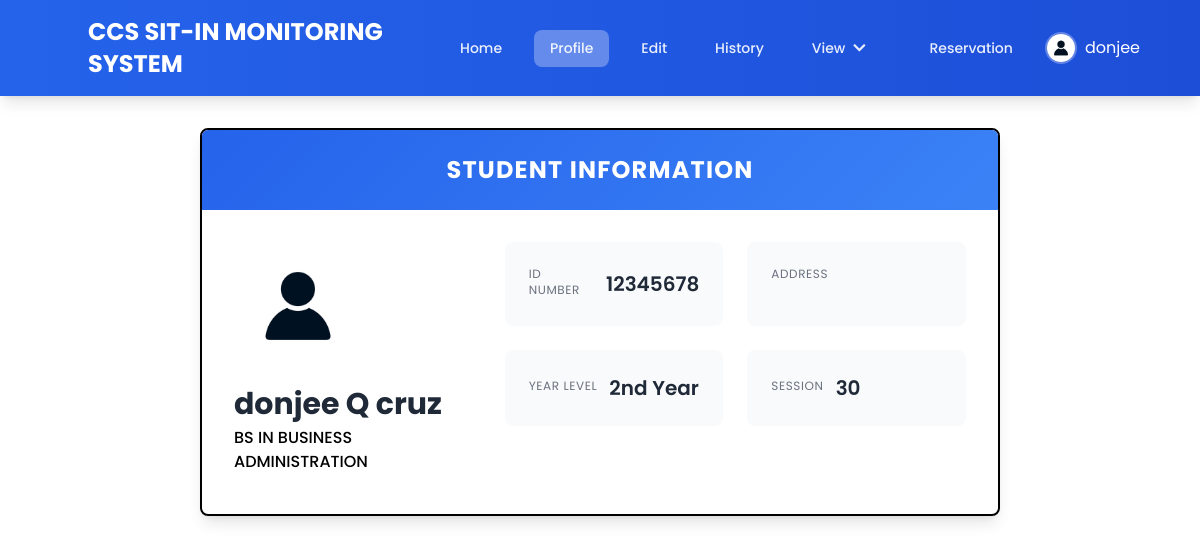
Screenshot of /user/profile.php (signed in) with the database file from the repository.
### tables this page shows
CREATE TABLE `users` (
  `STUD_NUM` int(11) NOT NULL,
  `IDNO` int(11) NOT NULL,
  `LAST_NAME` varchar(30) NOT NULL,
  `FIRST_NAME` varchar(30) NOT NULL,
  `MID_NAME` varchar(30) NOT NULL,
  `COURSE` enum('BS IN ACCOUNTANCY','BS IN BUSINESS ADMINISTRATION','BS IN CRIMINOLOGY','BS IN CUSTOMS ADMINISTRATION','BS IN INFORMATION TECHNOLOGY','BS IN COMPUTER SCIENCE','BS IN OFFICE ADMINISTRATION','BS IN SOCIAL WORK','BACHELOR OF SECONDARY EDUCATION','BACHELOR OF ELEMENTARY EDUCATION') NOT NULL,
  `YEAR_LEVEL` enum('1st Year','2nd Year','3rd Year','4th Year') NOT NULL,
  `USER_NAME` varchar(30) NOT NULL,
  `PASSWORD_HASH` varchar(255) NOT NULL,
  `UPLOAD_IMAGE` longblob DEFAULT NULL,
  `EMAIL` varchar(30) NOT NULL,
  `ADDRESS` varchar(255) NOT NULL,
  `SESSION` int(11) NOT NULL DEFAULT 30,
  `POINTS` int(5) NOT NULL,
  `TOTAL_POINTS` int(11) NOT NULL DEFAULT 0
);

### user/profile.php (the view, shortened to what this page needs)
<?php
require '../db.php';
$userId = isset($_SESSION['user_id']) ? $_SESSION['user_id'] : null;
$firstName = isset($_SESSION['first_name']) ? $_SESSION['first_name'] : 'Guest';
if ($userId) {
    $stmt = $conn->prepare("SELECT IDNO, LAST_NAME, FIRST_NAME, MID_NAME, COURSE, YEAR_LEVEL, EMAIL, ADDRESS, UPLOAD_IMAGE, SESSION FROM users WHERE STUD_NUM = ?");
    $stmt->bind_param("i", $userId);
    $stmt->execute();
    $stmt->bind_result($idNo, $lastName, $dbFirstName, $midName, $course, $yearLevel, $email, $address, $userImage, $session);
    $profileImage = !empty($userImage) ? '../images/' . $userImage : "../images/image.jpg";
    $fullName = trim("$dbFirstName $midName $lastName");
}
?>
<!DOCTYPE html>
<html lang="en">
<head>
    <link rel="stylesheet" href="https://cdnjs.cloudflare.com/ajax/libs/font-awesome/5.15.4/css/all.min.css">
    <script src="https://cdn.tailwindcss.com"></script>
</head>
<body class="bg-gradient-to-br min-h-screen font-poppins" style="background: linear-gradient(135deg, #2563eb 0%, #3b82f6 100%)">
    <header class="bg-gradient-to-r from-blue-600 to-blue-700 text-white shadow-lg py-4 px-6">
        <div class="container mx-auto flex items-center justify-between">
            <div class="flex items-center">
                <h1 class="text-2xl font-bold">CCS SIT-IN MONITORING SYSTEM</h1>
            </div>
            <div class="flex items-center space-x-6">
                <nav class="hidden md:flex items-center space-x-4">
                    <a href="dashboard.php" class="nav-item<?php if(basename($_SERVER['PHP_SELF']) == 'dashboard.php') echo ' active'; ?>">
                        <span>Home</span>
                    </a>
                    <a href="profile.php" class="nav-item<?php if(basename($_SERVER['PHP_SELF']) == 'profile.php') echo ' active'; ?>">
                        <span>Profile</span>
                    </a>
                    <a href="edit.php" class="nav-item<?php if(basename($_SERVER['PHP_SELF']) == 'edit.php') echo ' active'; ?>">
                        <span>Edit</span>
                    </a>
                    <a href="history.php" class="nav-item<?php if(basename($_SERVER['PHP_SELF']) == 'history.php') echo ' active'; ?>">
                        <span>History</span>
                    </a>
                    <div class="relative" x-data="{ open: false }">
                        <button @click="open = !open" class="nav-item">
                            <span>View</span>
                            <i class="fas fa-chevron-down ml-1 text-sm"></i>
                        </button>
                    </div>
                    <a href="reservation.php" class="nav-item<?php if(basename($_SERVER['PHP_SELF']) == 'reservation.php') echo ' active'; ?>">
                        <span>Reservation</span>
                    </a>
                    <div class="relative" x-data="{ open: false }">
                        <button @click="open = !open" class="flex items-center space-x-2">
                            <img src="<?php echo htmlspecialchars($profileImage); ?>" alt="Profile"
                                 class="w-8 h-8 rounded-full object-cover border-2 border-white/30">
                            <span class="hidden md:inline-block"><?php echo htmlspecialchars($firstName); ?></span>
                        </button>
                    </div>
                </nav>
            </div>
        </div>
    </header>
    <div class="w-11/12 md:w-8/12 mx-auto my-8 bg-white rounded-lg shadow-lg overflow-hidden border-2 border-black">
        <div class="text-white p-6 flex items-center justify-center relative overflow-hidden" style="background: linear-gradient(135deg, #2563eb 0%, #3b82f6 100%)">
            <h2 class="text-2xl font-bold tracking-wider uppercase relative z-10">Student Information</h2>
        </div>
        <div class="p-8">
            <div class="flex flex-col md:flex-row md:items-start md:space-x-10 md:space-y-0 space-y-8">
                <div class="flex flex-col items-center md:items-start md:w-1/3 w-full">
                    <div class="w-32 h-32 rounded-full overflow-hidden mb-4">
                        <img src="<?php echo htmlspecialchars($profileImage); ?>" alt="Student Image" class="w-full h-full object-cover">
                    </div>
                    <h3 class="text-3xl font-bold text-gray-800 mb-1 text-center md:text-left"><?php echo htmlspecialchars($fullName); ?></h3>
                    <p class="text-black-600 font-medium mb-2 text-center md:text-left"><?php echo htmlspecialchars($course); ?></p>
                </div>
                <div class="grid grid-cols-1 gap-6 md:grid-cols-2 md:w-2/3 w-full">
                    <div class="hover-row rounded-lg p-6 bg-gray-50 transition-all duration-300">
                        <div class="flex items-center space-x-3">
                            <p class="text-xs uppercase tracking-wider text-gray-500 mb-1">ID NUMBER</p>
                            <div class="flex-1">
                                <p class="font-semibold text-xl text-gray-800"><?php echo htmlspecialchars($idNo); ?></p>
                            </div>
                        </div>
                    </div>
                    <div class="hover-row rounded-lg p-6 bg-gray-50 transition-all duration-300">
                        <div class="flex items-center space-x-3">
                            <p class="text-xs uppercase tracking-wider text-gray-500 mb-1">ADDRESS</p>
                        </div>
                    </div>
                    <div class="hover-row rounded-lg p-6 bg-gray-50 transition-all duration-300">
                        <div class="flex items-center space-x-3">
                            <p class="text-xs uppercase tracking-wider text-gray-500 mb-1">YEAR LEVEL</p>
                            <div class="flex-1">
                                <p class="font-semibold text-xl text-gray-800"><?php echo htmlspecialchars($yearLevel); ?></p>
                            </div>
                        </div>
                    </div>
                    <div class="hover-row rounded-lg p-6 bg-gray-50 transition-all duration-300">
                        <div class="flex items-center space-x-3">
                            <p class="text-xs uppercase tracking-wider text-gray-500 mb-1">SESSION</p>
                            <div class="flex-1">
                                <p class="font-semibold text-xl text-gray-800"><?php echo htmlspecialchars($session); ?></p>
                            </div>
                        </div>
                    </div>
                </div>
            </div>
        </div>
    </div>
</body>
</html>

### user/profile.php (style rules this page uses)
body { font-family: 'Poppins', sans-serif; background: #ffffff !important; min-height: 100vh; }
.w-11\/12 { border: 2px solid #000000 !important; }
.nav-item { display: flex; align-items: center; padding: 0.5rem 1rem; color: rgba(255, 255, 255, 0.9); font-size: 0.875rem; font-weight: 500; border-radius: 0.5rem; transition: all 0.2s; }
.nav-item.active { background-color: rgba(255, 255, 255, 0.3); }
.nav-item i { width: 1.25rem; text-align: center; margin-right: 0.75rem; }

### rows the page displays
users: UPLOAD_IMAGE (picture), fullName "donjee Q cruz", COURSE "BS IN BUSINESS ADMINISTRATION", IDNO "12345678", YEAR_LEVEL "2nd Year", SESSION "30"

### other values shown
$firstName "donjee"
